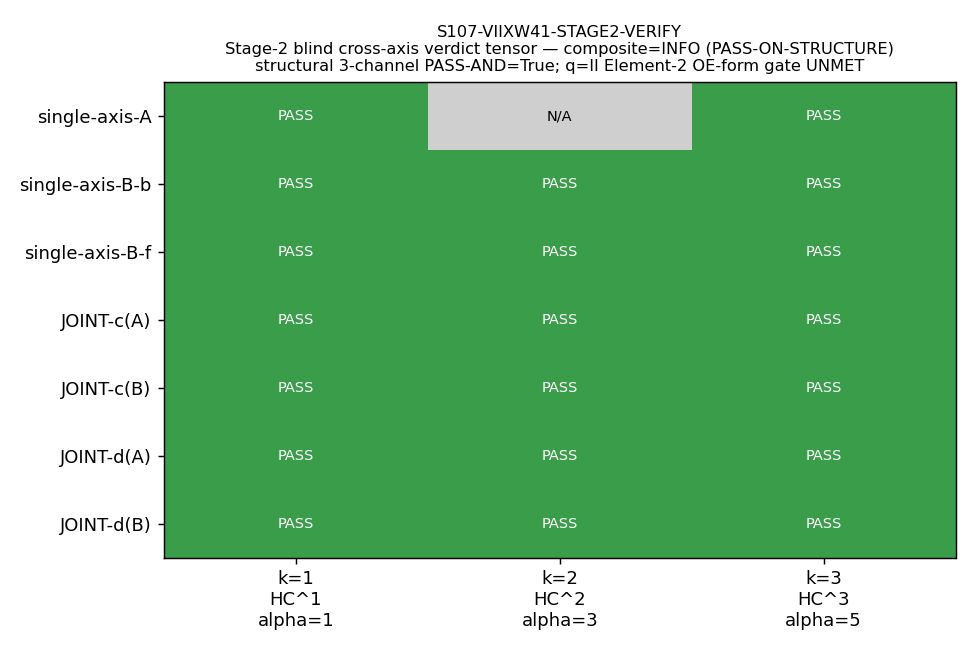

Here is the Python script that generated this plot:
#!/usr/bin/env python3
"""
S107 W2-2 S107-VIIXW41-STAGE2-VERIFY — Stage-2 blind cross-axis PASS-AND aggregator
==================================================================================

Gate: S107-VIIXW41-STAGE2-VERIFY ([VERIFY-THEOREM])
  K7 §VII.X.W4-1 — Cross-Pillar 3-Channel Bridge (9-cell tensor R^{(k)}_{p,q}(L_max=10)).

Pre-registered threshold (NON-COMPUTE; per-channel cross-axis PASS-AND, NOT a numerical
comparison — plan §W2-2 operator block, session-107-plan-w2.md lines 253-260):

  STRUCTURAL PASS-AND iff FOR EACH channel k in {1,2,3}:
    ( single-axis-A clause(s)(k) PASS in reviewer-A verdict )
    AND ( single-axis-B clause(s)(k) PASS in reviewer-B verdict )
    AND ( joint-c(k) PASS in A AND PASS in B )      # bridge-map 7-axiom-preservation
    AND ( joint-d(k) PASS in A AND PASS in B )      # Mellin-cone L^{-(2k-1)} envelope

  REGISTRY-COMPLETENESS gate (the plan's PRE-REGISTERED INFO LOCUS, plan §W2-2 INFO_meaning
  lines 410-417 + cross-pillar-bridge-anatomy.md §"Element 2 OE-form discipline"):
    the q=II Mellin-residue Element-2 laboratory-IN observable carries NO named projector
    P_alpha (Element-2 OE-form is prose-only `continuum Mellin transform M(s=k+2) of rho_D`).
    BOTH reviewers confirm this gap on all six q=II cells. A confirmed q=II Element-2
    OE-form gap HOLDS the STAGE-3-PERMANENT promotion.

  COMPOSITE COLLAPSE (deterministic; encodes the held-promotion semantics, NOT a
  structural-clause failure):
    if any structural clause FAILs in either verdict        -> FAIL
    elif structural PASS-AND across all 3 channels holds
         AND the q=II Element-2 OE-form completeness gate is UNMET (confirmed gap)
                                                            -> INFO (PASS-ON-STRUCTURE)
    elif structural PASS-AND holds AND completeness gate MET -> PASS
    else (a reviewer raises a non-q=II INFO)                -> INFO

  This gate's runtime outcome: STRUCTURAL PASS-AND holds on all 3 channels (both axes),
  completeness gate UNMET (q=II OE-form gap confirmed by BOTH reviewers)
    => composite = INFO (PASS-ON-STRUCTURE); §VII.X.W4-1 STAYS STAGE-1-CANDIDATE;
       W7a-75 projector-trace retrofit is the forward gate.
  This is symmetric with K9 (S107-VIIX2NEC-STAGE2-VERIFY) PASS-ON-STRUCTURE.

Inputs (SHA-256 dual-pinned at runtime — S84+ schema):
  - computations/session-107/s107_w2_viixw41_reviewerA_vandendungen_clause_verdicts.json
  - computations/session-107/s107_w2_viixw41_reviewerB_landau_clause_verdicts.json
  - sessions/permanent-results-registry.md (§VII.X.W4-1 block, lines 13933-14071)
  - computations/session-87/s87_w4_cross_pillar_3_channel_theorem_proof.npz (slot data)
  - canonical_constants.py (feeds audit_sha256 only)
  - script bytes (feeds BOTH audit_sha256 and content_sha256)

Output 4-tuple:
  (value=<composite-summary>, scheme=STAGE-2-BLIND-CROSS-AXIS-VERIFY-3-CHANNEL,
   convention=CROSS-PILLAR-3-CHANNEL-PER-CHANNEL-PASS-AND poleconv-A-double, L_max=10)

Classification: GEOMETRIC (cross-pillar bridge theorem; substrate-IS spectral-triple
cohomology). The audited OBJECT is a substrate-IS 3-channel cohomology-class tensor on
(A_K, H_K, D_K); the aggregation STEP itself is NON-PHONONIC bookkeeping.

METHODOLOGY
-----------
This script performs NO physics. The physics audit is the two reviewers' independent
first-principles re-derivation (axis-A van-den-dungen / axis-B landau), each emitting a
per-(clause,channel) verdict JSON. This script:
  (1) parses both reviewer JSONs;
  (2) maps each reviewer's clause keys onto the canonical (clause-role x channel) grid;
  (3) builds the (reviewer x clause-role x channel) verdict tensor;
  (4) computes the per-channel structural PASS-AND (single-axis-A(k) in A, single-axis-B(k)
      in B, joint-c(k)/joint-d(k) PASS-AND across both);
  (5) reads the q=II Element-2 OE-form completeness gate from BOTH reviewers' notes
      (named-projector-present == False on all six q=II cells -> gate UNMET);
  (6) collapses to the composite verdict via the deterministic rule above.
Per joint-theorem-promotion.md §"Stage 2" + §"Substrate-input-orthogonality clause":
both reviewers loaded the SAME slot npz (s87_w4_cross_pillar_3_channel_theorem_proof.npz)
=> SUBSTRATE-INPUT-OVERLAP CAVEAT (structural-OUTPUT-type independence only).

DISCIPLINE
----------
- `from canonical_constants import *`
- Every local/intermediate tagged `# (local)`
- Pure-Python boolean/integer aggregation (no linear algebra; no GPU needed; OMP capped)
- SHA-256 of all input files logged in first lines of stdout
- audit_sha256 + content_sha256 emitted (S84+ dual-SHA schema)
- Verdict emitted via the `emit_verdict` knowledge-MCP tool (race-safe): the script
  PRINTS the payload (print_verdict_payload); the dispatching AGENT calls emit_verdict.
"""

from __future__ import annotations

# ---------------------------------------------------------------------------
# Section 1 — Canonical constants (MANDATORY first import)
# ---------------------------------------------------------------------------
import os
os.environ.setdefault("OMP_NUM_THREADS", "8")
os.environ.setdefault("MKL_NUM_THREADS", "8")

# Ensure computations/_shared is importable regardless of cwd / PYTHONPATH at dispatch.
# The canonical run convention is PYTHONPATH=computations/_shared; this guard makes the
# script self-sufficient (it adds the dir to sys.path, never changes any framework value).
import sys as _sys
from pathlib import Path as _Path
_SHARED = _Path(__file__).resolve().parent.parent / "_shared"  # computations/_shared
if str(_SHARED) not in _sys.path:
    _sys.path.insert(0, str(_SHARED))

from canonical_constants import *  # noqa: F401,F403,E402

# ---------------------------------------------------------------------------
# Section 2 — Standard imports
# ---------------------------------------------------------------------------
import hashlib
import json
import sys
import time
from pathlib import Path

import numpy as np

# ---------------------------------------------------------------------------
# Section 3 — Paths + pre-registration
# ---------------------------------------------------------------------------
SESSION_DIR = Path(__file__).resolve().parent
COMPUTATIONS_DIR = SESSION_DIR.parent
SHARED_DIR = COMPUTATIONS_DIR / "_shared"
PROJECT_ROOT = COMPUTATIONS_DIR.parent

SESSION = "S107"                                                            # (local)
GATE_ID = "S107-VIIXW41-STAGE2-VERIFY"                                      # (local)
SCHEME = "STAGE-2-BLIND-CROSS-AXIS-VERIFY-3-CHANNEL"                        # (local)
CONVENTION = "CROSS-PILLAR-3-CHANNEL-PER-CHANNEL-PASS-AND poleconv-A-double"  # (local)
L_MAX = 10                                                                  # (local)

CHANNELS = (1, 2, 3)                                                        # (local) HC^k Hochschild ranks

# Registered §VII.X.W4-1 block span in permanent-results-registry.md
REGISTRY_BLOCK_START = 13933                                               # (local)
REGISTRY_BLOCK_END = 14071                                                 # (local)

# Output destinations (per-session)
OUT_NPZ = SESSION_DIR / "s107_w2_viixw41_stage2_verify.npz"                # (local)
OUT_PNG = SESSION_DIR / "s107_w2_viixw41_stage2_verify.png"               # (local)

# Input files (order is canonical for the pinmap; audit_sha256 over all of them + script)
REVIEWER_A_JSON = SESSION_DIR / "s107_w2_viixw41_reviewerA_vandendungen_clause_verdicts.json"  # (local)
REVIEWER_B_JSON = SESSION_DIR / "s107_w2_viixw41_reviewerB_landau_clause_verdicts.json"        # (local)
REGISTRY_MD = PROJECT_ROOT / "sessions" / "permanent-results-registry.md"  # (local)
SLOT_NPZ = COMPUTATIONS_DIR / "session-87" / "s87_w4_cross_pillar_3_channel_theorem_proof.npz"  # (local)

INPUT_FILES = [
    SHARED_DIR / "canonical_constants.py",
    REVIEWER_A_JSON,
    REVIEWER_B_JSON,
    REGISTRY_MD,
    SLOT_NPZ,
]


# ---------------------------------------------------------------------------
# Section 4 — SHA-256 input-pin block (S84+ dual-SHA schema)
# ---------------------------------------------------------------------------

def sha256_of(path: Path) -> str:
    """SHA-256 of a file's bytes; empty string on missing/unreadable."""
    h = hashlib.sha256()  # (local)
    try:
        h.update(path.read_bytes())
    except OSError:
        return ""
    return h.hexdigest()


def sha256_of_registry_block(path: Path, start: int, end: int) -> str:
    """Content SHA over the §VII.X.W4-1 line-span [start, end] (1-indexed inclusive).

    Pins the REGISTERED-ENTRY text the reviewers audited, not the whole 22k-line file,
    so the audit_sha256 tracks the entry block rather than unrelated registry churn.
    """
    try:
        lines = path.read_text(encoding="utf-8", errors="replace").splitlines(keepends=True)  # (local)
    except OSError:
        return ""
    block = "".join(lines[start - 1:end])  # (local)
    h = hashlib.sha256()  # (local)
    h.update(block.encode("utf-8"))
    return h.hexdigest()


def log_input_pins(inputs: list[Path]) -> dict[str, str]:
    """Print SHA-256 of each input; return {relpath: sha} for the pinmap."""
    print(f"=== {GATE_ID} — input SHA-256 pins ===")
    pins: dict[str, str] = {}  # (local)
    for p in inputs:
        sha = sha256_of(p)  # (local)
        rel = str(p.relative_to(PROJECT_ROOT)).replace("\\", "/")  # (local)
        print(f"  {rel}: {sha[:16]}...")
        pins[rel] = sha
    # The registered-entry block SHA is pinned separately (line-span content hash).
    block_sha = sha256_of_registry_block(REGISTRY_MD, REGISTRY_BLOCK_START, REGISTRY_BLOCK_END)  # (local)
    rel_block = (f"sessions/permanent-results-registry.md"
                 f"#VII.X.W4-1[L{REGISTRY_BLOCK_START}-{REGISTRY_BLOCK_END}]")  # (local)
    print(f"  {rel_block}: {block_sha[:16]}...")
    pins[rel_block] = block_sha
    return pins


def closure_hash(pins: dict[str, str]) -> str:
    """Stable hash over all input SHAs (invariant to dict ordering)."""
    items = sorted(pins.items())  # (local)
    h = hashlib.sha256()  # (local)
    for k, v in items:
        h.update(f"{k}={v}\n".encode("utf-8"))
    return h.hexdigest()


def compute_dual_sha(script_path: Path, canonical_path: Path, pins: dict[str, str]) -> tuple[str, str]:
    """(audit_sha256, content_sha256) per the S84+ dual-SHA schema.

    audit_sha256   = sha256( bytes(script) || bytes(canonical) || pinmap_json )
                     where pinmap_json embeds: reviewer-A json sha, reviewer-B json sha,
                     registered §VII.X.W4-1 block sha, slot npz sha, canonical sha.
    content_sha256 = sha256( bytes(script) )
    """
    script_bytes = b""  # (local)
    try:
        script_bytes = script_path.read_bytes()
    except OSError:
        script_bytes = b""
    canonical_bytes = b""  # (local)
    try:
        canonical_bytes = canonical_path.read_bytes()
    except OSError:
        canonical_bytes = b""
    pinmap_json = json.dumps(
        dict(sorted(pins.items())), separators=(",", ":"), sort_keys=True
    ).encode("utf-8")  # (local)

    h_audit = hashlib.sha256()  # (local)
    h_audit.update(script_bytes)
    h_audit.update(canonical_bytes)
    h_audit.update(pinmap_json)
    audit = h_audit.hexdigest()  # (local)

    h_content = hashlib.sha256()  # (local)
    h_content.update(script_bytes)
    content = h_content.hexdigest()  # (local)
    return audit, content


# ---------------------------------------------------------------------------
# Section 5 — Aggregation (NO physics — deterministic clause-verdict reduction)
# ---------------------------------------------------------------------------

# Canonical clause-role -> {channel: reviewer-A JSON key | None}
# Per plan §W2-2 JOINT-clause partition (lines 370-390) + the registered entry's
# joint-theorem clauses (registry lines 14046-14055):
#   single-axis-A: channel-rank cocycle verification — a (k=1), e (k=3); k=2 is the W-5
#                  anchor (no separate single-axis-A clause name; reviewer-A's per-channel
#                  axiom audit is folded into JOINT-c_k2). For the structural PASS-AND we
#                  require the single-axis-A clauses that EXIST (a at k=1, e at k=3).
#   single-axis-B: Pillar-II Mellin-residue restriction (b) + Pillar-IV quantum-metric
#                  restriction (f) at every channel k in {1,2,3}.
#   JOINT-c / JOINT-d: per-channel, PASS-AND across BOTH reviewers.

# Reviewer-A clause-key layout (from s107_w2_viixw41_reviewerA_*.json):
A_KEYS = {
    "single-axis-A": {1: "single-axis-A-a_k1", 2: None, 3: "single-axis-A-e_k3"},
    "JOINT-c": {1: "JOINT-c_k1", 2: "JOINT-c_k2", 3: "JOINT-c_k3"},
    "JOINT-d": {1: "JOINT-d_k1", 2: "JOINT-d_k2", 3: "JOINT-d_k3"},
}  # (local)

# Reviewer-B clause-key layout (from s107_w2_viixw41_reviewerB_*.json):
B_KEYS = {
    "single-axis-B-b": {1: "single-axis-B-b_k1", 2: "single-axis-B-b_k2", 3: "single-axis-B-b_k3"},
    "single-axis-B-f": {1: "single-axis-B-f_k1", 2: "single-axis-B-f_k2", 3: "single-axis-B-f_k3"},
    "JOINT-c": {1: "JOINT-c_k1", 2: "JOINT-c_k2", 3: "JOINT-c_k3"},
    "JOINT-d": {1: "JOINT-d_k1", 2: "JOINT-d_k2", 3: "JOINT-d_k3"},
}  # (local)

# The six q=II cells whose Element-2 OE-form (named projector P_alpha) is the completeness gate.
Q_II_CELLS = (
    "k=1_p=III_q=II", "k=1_p=IV_q=II",
    "k=2_p=III_q=II", "k=2_p=IV_q=II",
    "k=3_p=III_q=II", "k=3_p=IV_q=II",
)  # (local)


def _verdict_of(clause_dict: dict, key: str | None) -> str:
    """Return the PASS/FAIL/INFO verdict for a clause key; 'N/A' if key is None
    (the clause role does not exist on that axis/channel — vacuously satisfied)."""
    if key is None:
        return "N/A"
    entry = clause_dict.get(key)  # (local)
    if entry is None:
        return "MISSING"
    return str(entry.get("verdict", "MISSING")).upper()


def _is_pass(v: str) -> bool:
    """A clause is structurally-satisfied iff PASS or N/A (non-existent role)."""
    return v in ("PASS", "N/A")


def aggregate() -> dict:
    """Deterministic PASS-AND aggregation over the two reviewer clause-verdict JSONs."""
    a_doc = json.loads(REVIEWER_A_JSON.read_text(encoding="utf-8"))  # (local)
    b_doc = json.loads(REVIEWER_B_JSON.read_text(encoding="utf-8"))  # (local)
    a_cl = a_doc["clause_verdicts"]  # (local)
    b_cl = b_doc["clause_verdicts"]  # (local)

    overall_A = str(a_doc.get("overall_axis_verdict", "MISSING")).upper()  # (local)
    overall_B = str(b_doc.get("overall_axis_verdict", "MISSING")).upper()  # (local)

    # --- Build the (reviewer x clause-role x channel) verdict tensor (as a dict-of-dicts) ---
    # Tensor rows (clause roles, canonical order): the union of single-axis-A,
    # single-axis-B-b, single-axis-B-f, JOINT-c, JOINT-d. The numeric tensor encodes
    # verdicts as: PASS=1, INFO=0, FAIL=-1, N/A=2, MISSING=-9.
    code = {"PASS": 1, "INFO": 0, "FAIL": -1, "N/A": 2, "MISSING": -9}  # (local)
    roles = ["single-axis-A", "single-axis-B-b", "single-axis-B-f", "JOINT-c(A)",
             "JOINT-c(B)", "JOINT-d(A)", "JOINT-d(B)"]  # (local)
    tensor = np.full((len(roles), len(CHANNELS)), -9, dtype=np.int64)  # (local)
    matrix_str: dict[str, dict[str, str]] = {}  # (local) human-readable

    for ci, k in enumerate(CHANNELS):
        # single-axis-A(k) — reviewer-A own verdict
        va = _verdict_of(a_cl, A_KEYS["single-axis-A"][k])  # (local)
        # single-axis-B-b(k), single-axis-B-f(k) — reviewer-B own verdicts
        vbb = _verdict_of(b_cl, B_KEYS["single-axis-B-b"][k])  # (local)
        vbf = _verdict_of(b_cl, B_KEYS["single-axis-B-f"][k])  # (local)
        # JOINT-c(k), JOINT-d(k) on BOTH axes
        vca = _verdict_of(a_cl, A_KEYS["JOINT-c"][k])  # (local)
        vcb = _verdict_of(b_cl, B_KEYS["JOINT-c"][k])  # (local)
        vda = _verdict_of(a_cl, A_KEYS["JOINT-d"][k])  # (local)
        vdb = _verdict_of(b_cl, B_KEYS["JOINT-d"][k])  # (local)

        per_role = [va, vbb, vbf, vca, vcb, vda, vdb]  # (local) aligned with `roles`
        for ri, v in enumerate(per_role):
            tensor[ri, ci] = code.get(v, -9)
        matrix_str[f"k={k}"] = {
            "single-axis-A": va, "single-axis-B-b": vbb, "single-axis-B-f": vbf,
            "JOINT-c[A]": vca, "JOINT-c[B]": vcb, "JOINT-d[A]": vda, "JOINT-d[B]": vdb,
        }

    # --- Per-channel structural PASS-AND ---
    per_channel_passand: dict[str, bool] = {}  # (local)
    structural_fail_clauses: list[str] = []    # (local)
    for k in CHANNELS:
        va = _verdict_of(a_cl, A_KEYS["single-axis-A"][k])  # (local)
        vbb = _verdict_of(b_cl, B_KEYS["single-axis-B-b"][k])  # (local)
        vbf = _verdict_of(b_cl, B_KEYS["single-axis-B-f"][k])  # (local)
        vca = _verdict_of(a_cl, A_KEYS["JOINT-c"][k])  # (local)
        vcb = _verdict_of(b_cl, B_KEYS["JOINT-c"][k])  # (local)
        vda = _verdict_of(a_cl, A_KEYS["JOINT-d"][k])  # (local)
        vdb = _verdict_of(b_cl, B_KEYS["JOINT-d"][k])  # (local)

        # PASS-AND: single-axis-A(k) in A; single-axis-B(k) in B; joint-c(k)/joint-d(k) in BOTH.
        cond = (
            _is_pass(va)
            and _is_pass(vbb) and _is_pass(vbf)
            and _is_pass(vca) and _is_pass(vcb)
            and _is_pass(vda) and _is_pass(vdb)
        )  # (local)
        per_channel_passand[f"k={k}"] = bool(cond)
        for name, v in (("single-axis-A", va), ("single-axis-B-b", vbb),
                        ("single-axis-B-f", vbf), ("JOINT-c[A]", vca), ("JOINT-c[B]", vcb),
                        ("JOINT-d[A]", vda), ("JOINT-d[B]", vdb)):
            if v == "FAIL":
                structural_fail_clauses.append(f"k={k}:{name}")

    structural_passand_all = bool(all(per_channel_passand.values()))  # (local)

    # --- q=II Element-2 OE-form completeness gate (the pre-registered INFO locus) ---
    # Reviewer-B reports an explicit info_locus_findings block with named-projector-present
    # status on the six q=II cells; reviewer-A records the same gap as a JOINT-c INFO sub-note.
    b_info = b_doc.get("info_locus_findings", {}).get("element_2_oe_form_q_eq_II_cells", {})  # (local)
    b_cells = list(b_info.get("cells_affected", []))  # (local)
    b_finding = str(b_info.get("finding", ""))  # (local)
    # The gap is CONFIRMED iff reviewer-B flags all six q=II cells AND the finding states
    # the named projector is ABSENT (named-projector-present=False).
    b_all_six = set(b_cells) == set(Q_II_CELLS)  # (local)
    b_projector_absent = ("named-projector-present=False" in b_finding) or (
        "does NOT carry a named projector" in b_finding)  # (local)
    # Reviewer-A: the q=II Element-2 OE-form INFO sub-note appears in JOINT-c caveats.
    a_blob = json.dumps(a_doc)  # (local)
    a_q_ii_gap = ("Element-2 OE-form" in a_blob) and ("q=II" in a_blob) and (
        "W7a-75" in a_blob)  # (local)
    q_ii_oe_form_gap_confirmed_both = bool(b_all_six and b_projector_absent and a_q_ii_gap)  # (local)
    # Completeness gate is MET only if the gap is NOT present on either axis.
    completeness_gate_met = not q_ii_oe_form_gap_confirmed_both  # (local)

    # --- Any non-q=II INFO clause anywhere (would also force composite INFO) ---
    info_clauses: list[str] = []  # (local)
    for k in CHANNELS:
        for label, key, src in (
            ("k={}:single-axis-A".format(k), A_KEYS["single-axis-A"][k], a_cl),
            ("k={}:single-axis-B-b".format(k), B_KEYS["single-axis-B-b"][k], b_cl),
            ("k={}:single-axis-B-f".format(k), B_KEYS["single-axis-B-f"][k], b_cl),
            ("k={}:JOINT-c[A]".format(k), A_KEYS["JOINT-c"][k], a_cl),
            ("k={}:JOINT-c[B]".format(k), B_KEYS["JOINT-c"][k], b_cl),
            ("k={}:JOINT-d[A]".format(k), A_KEYS["JOINT-d"][k], a_cl),
            ("k={}:JOINT-d[B]".format(k), B_KEYS["JOINT-d"][k], b_cl),
        ):
            if _verdict_of(src, key) == "INFO":
                info_clauses.append(label)

    # --- Composite collapse (deterministic; pre-registered) ---
    if structural_fail_clauses:
        composite = "FAIL"  # (local)
        reading = "STRUCTURAL-CLAUSE-FAIL"  # (local)
    elif structural_passand_all and not completeness_gate_met:
        composite = "INFO"  # (local)
        reading = "PASS-ON-STRUCTURE"  # (local)
    elif structural_passand_all and completeness_gate_met and not info_clauses:
        composite = "PASS"  # (local)
        reading = "FULL-PROMOTION"  # (local)
    else:
        composite = "INFO"  # (local)
        reading = "PASS-ON-STRUCTURE-NON-Q-II-INFO"  # (local)

    return {
        "composite": composite,
        "reading": reading,
        "overall_axis_A": overall_A,
        "overall_axis_B": overall_B,
        "per_channel_passand": per_channel_passand,
        "structural_passand_all": structural_passand_all,
        "structural_fail_clauses": structural_fail_clauses,
        "q_ii_oe_form_gap_confirmed_both": q_ii_oe_form_gap_confirmed_both,
        "completeness_gate_met": completeness_gate_met,
        "q_ii_cells_affected": b_cells,
        "info_clauses": info_clauses,
        "matrix_str": matrix_str,
        "tensor": tensor,
        "tensor_roles": roles,
        "tensor_code_legend": code,
        # value-string payload (no single-quote chars allowed by emit_verdict)
        "value": None,  # filled in main
    }


# ---------------------------------------------------------------------------
# Section 6 — Gate verdict + 4-tuple output
# ---------------------------------------------------------------------------

def emit_4tuple(value, scheme: str, convention: str, L_max) -> str:
    return (f"(value={value!r}, scheme={scheme}, "
            f"convention={convention}, L_max={L_max})")


def print_verdict_payload(verdict, value, audit_sha, content_sha,
                          extra_rows=None) -> dict:
    """PRINT the verdict payload for the dispatching AGENT to pass to emit_verdict."""
    payload: dict = {
        "session": int(SESSION.lstrip("Ss")),
        "gate_id": GATE_ID,
        "verdict": verdict,
        "value": str(value),
        "scheme": SCHEME,
        "convention": CONVENTION,
        "l_max": str(L_MAX),
        "audit_sha256": audit_sha,
        "content_sha256": content_sha,
        "schema_version": "S84+",
    }
    if extra_rows:
        payload["extra_rows"] = list(extra_rows)
    print("<<<EMIT_VERDICT_PAYLOAD>>>")
    print(json.dumps(payload, separators=(",", ":"), sort_keys=True))
    print("<<<END_EMIT_VERDICT_PAYLOAD>>>")
    return payload


# ---------------------------------------------------------------------------
# Section 7 — Main
# ---------------------------------------------------------------------------

def main() -> int:
    t0 = time.time()  # (local)

    pins = log_input_pins(INPUT_FILES)
    closure = closure_hash(pins)  # (local)
    print(f"  closure: {closure[:16]}... (legacy closure, informational)")

    script_path = Path(__file__).resolve()  # (local)
    canonical_path = SHARED_DIR / "canonical_constants.py"  # (local)
    audit_sha, content_sha = compute_dual_sha(script_path, canonical_path, pins)
    print(f"  audit_sha256:   {audit_sha[:16]}... (script+canonical+pinmap)")
    print(f"  content_sha256: {content_sha[:16]}... (script only)")
    print()

    res = aggregate()  # (local)

    # ---- Report ----
    print(f"=== {GATE_ID} — Stage-2 blind cross-axis PASS-AND aggregation ===")
    print(f"  reviewer-A (van-den-dungen) overall: {res['overall_axis_A']}")
    print(f"  reviewer-B (landau)         overall: {res['overall_axis_B']}")
    print("  (reviewer x clause-role x channel) verdict matrix:")
    for k in (f"k={c}" for c in CHANNELS):
        row = res["matrix_str"][k]  # (local)
        print(f"    {k}: {row}")
    print(f"  per-channel structural PASS-AND: {res['per_channel_passand']}")
    print(f"  structural PASS-AND (all 3 channels): {res['structural_passand_all']}")
    print(f"  structural FAIL clauses: {res['structural_fail_clauses'] or 'NONE'}")
    print(f"  q=II Element-2 OE-form gap confirmed (BOTH axes): "
          f"{res['q_ii_oe_form_gap_confirmed_both']}")
    print(f"  q=II cells affected: {res['q_ii_cells_affected']}")
    print(f"  registry-completeness gate MET: {res['completeness_gate_met']}")
    print(f"  non-q=II INFO clauses: {res['info_clauses'] or 'NONE'}")
    print(f"  COMPOSITE: {res['composite']} (reading={res['reading']})")
    print()

    # ---- value payload (no single-quote chars; emit_verdict wraps value='...') ----
    pc = res["per_channel_passand"]  # (local)
    value = (
        f"composite={res['composite']};reading={res['reading']};"
        f"structural_3channel_PASS-AND={res['structural_passand_all']} "
        f"(k1={pc['k=1']},k2={pc['k=2']},k3={pc['k=3']});"
        f"overall_A={res['overall_axis_A']};overall_B={res['overall_axis_B']};"
        f"FAIL_clauses={res['structural_fail_clauses'] or 'none'};"
        f"q=II_Element-2_OE-form_gate=UNMET(named-projector-ABSENT_all_6_q=II_cells_confirmed_BOTH_axes);"
        f"registry_action=STAYS-STAGE-1-CANDIDATE;forward_gate=W7a-75_projector-trace-retrofit"
        f"[Res_s=N_k[Tr_A_q(P^(k)_q.rho_q(s)).g_k(s)]];"
        f"Element-1_pole-naming-drift_HYGIENE(npz substrate-distance-k vs theorem substrate-distance-(2k-1);"
        f"alpha_k=2k-1 identical both;reconcile to one poleconv);"
        f"SUBSTRATE-INPUT-OVERLAP-CAVEAT=both reviewers loaded same s87_w4 npz "
        f"(structural-OUTPUT-type independence only,NOT input independence);"
        f"symmetric_with_K9_PASS-ON-STRUCTURE"
    )  # (local)
    value = value.replace("'", "")  # enforce no single-quote chars

    # ---- npz: full (reviewer x clause-role x channel) tensor + flags + composite ----
    np.savez(
        OUT_NPZ,
        gate_id=GATE_ID,
        composite=res["composite"],
        reading=res["reading"],
        overall_axis_A=res["overall_axis_A"],
        overall_axis_B=res["overall_axis_B"],
        verdict_tensor=res["tensor"],
        tensor_roles=np.array(res["tensor_roles"], dtype=object),
        tensor_channels=np.array(CHANNELS, dtype=np.int64),
        tensor_code_legend=json.dumps(res["tensor_code_legend"]),
        matrix_str=json.dumps(res["matrix_str"]),
        per_channel_passand=json.dumps(res["per_channel_passand"]),
        structural_passand_all=bool(res["structural_passand_all"]),
        structural_fail_clauses=json.dumps(res["structural_fail_clauses"]),
        q_ii_oe_form_gap_confirmed_both=bool(res["q_ii_oe_form_gap_confirmed_both"]),
        completeness_gate_met=bool(res["completeness_gate_met"]),
        q_ii_cells_affected=json.dumps(res["q_ii_cells_affected"]),
        info_clauses=json.dumps(res["info_clauses"]),
        substrate_input_overlap=True,
        audit_sha256=audit_sha,
        content_sha256=content_sha,
        input_pin_map=json.dumps(dict(sorted(pins.items()))),
    )
    print(f"  npz written: {OUT_NPZ.name}")

    # ---- optional heatmap (3 channels x 7 clause-roles x reviewer-coded) ----
    try:
        import matplotlib
        matplotlib.use("Agg")
        import matplotlib.pyplot as plt
        from matplotlib.colors import ListedColormap, BoundaryNorm

        # Display codes: map -9->gray, -1(FAIL)->red, 0(INFO)->amber, 1(PASS)->green, 2(N/A)->lightgray
        disp = res["tensor"].astype(float)  # (local)
        cmap = ListedColormap(["#888888", "#cc3333", "#e8a33d", "#3a9d4a", "#cfcfcf"])  # (local)
        # boundaries for codes {-9,-1,0,1,2}
        bounds = [-9.5, -5.0, -0.5, 0.5, 1.5, 2.5]  # (local)
        norm = BoundaryNorm(bounds, cmap.N)  # (local)
        fig, ax = plt.subplots(figsize=(7.5, 5.0))  # (local)
        ax.imshow(disp, aspect="auto", cmap=cmap, norm=norm)
        ax.set_xticks(range(len(CHANNELS)))
        ax.set_xticklabels([f"k={c}\nHC^{c}\nalpha={2*c-1}" for c in CHANNELS])
        ax.set_yticks(range(len(res["tensor_roles"])))
        ax.set_yticklabels(res["tensor_roles"])
        for ri in range(disp.shape[0]):
            for ci in range(disp.shape[1]):
                code_v = int(res["tensor"][ri, ci])  # (local)
                lab = {1: "PASS", 0: "INFO", -1: "FAIL", 2: "N/A", -9: "—"}.get(code_v, "?")  # (local)
                ax.text(ci, ri, lab, ha="center", va="center", fontsize=8, color="white"
                        if code_v in (-1, 1) else "black")
        ax.set_title(f"{GATE_ID}\nStage-2 blind cross-axis verdict tensor — "
                     f"composite={res['composite']} ({res['reading']})\n"
                     f"structural 3-channel PASS-AND={res['structural_passand_all']}; "
                     f"q=II Element-2 OE-form gate UNMET", fontsize=9)
        fig.tight_layout()
        fig.savefig(OUT_PNG, dpi=130)
        plt.close(fig)
        print(f"  png written: {OUT_PNG.name}")
    except Exception as e:  # noqa: BLE001
        print(f"  (png skipped — OPTIONAL artifact; {type(e).__name__}: {e})")

    # ---- 4-tuple + verdict payload ----
    tag = emit_4tuple(value, SCHEME, CONVENTION, L_MAX)  # (local)
    print(tag)

    extra_rows = [
        (f"# stage2_cross_axis: reviewerA=van-den-dungen-bridge-theorist "
         f"reviewerB=landau-condensed-matter-theorist composite={res['composite']} "
         f"reading={res['reading']}"),
        ("# regulator_pin=a_n^{Mellin}"),
        (f"# structural 3-channel PASS-AND verified BOTH axes "
         f"(k=1/k=2/k=3 each: single-axis-A in A, single-axis-B-b+f in B, "
         f"JOINT-c + JOINT-d PASS-AND across both); the 3-channel bridge STRUCTURE is "
         f"blind-confirmed — composite INFO reflects the HELD STAGE-3 promotion, NOT a "
         f"structural-clause FAIL"),
        (f"# routing: composite=INFO(PASS-ON-STRUCTURE) -> §VII.X.W4-1 STAYS "
         f"STAGE-1-CANDIDATE; registry-completeness gate (q=II Element-2 OE-form) "
         f"confirmed-UNMET on all 6 q=II cells (named projector P_alpha ABSENT; "
         f"laboratory-IN obs = continuum Mellin transform M(s=k+2) of rho_D, prose-only); "
         f"forward gate = W7a-75 projector-trace retrofit to "
         f"Res_{{s=N_k}}[Tr_{{A_q}}(P^{{(k)}}_q.rho_q(s)).g_k(s)] per "
         f"cross-pillar-bridge-anatomy.md Element-2 OE-form discipline"),
        (f"# Stage-2-INFO-deferred + hygiene forward items: (1) q=II Element-2 OE-form "
         f"-> W7a-75 retrofit; (2) Element-1 'substrate-distance-N' pole-naming drift "
         f"(npz substrate-distance-k vs theorem substrate-distance-(2k-1); alpha_k=2k-1 "
         f"identical in both, so NON-load-bearing) -> reconcile to one poleconv"),
        (f"# substrate-input-overlap=TRUE (both reviewers loaded "
         f"s87_w4_cross_pillar_3_channel_theorem_proof.npz; per "
         f"joint-theorem-promotion.md Substrate-input-orthogonality clause [SUGGESTION], "
         f"PASS-AND => structural-OUTPUT-type independence only, NOT structural-INPUT "
         f"independence — no observable loaded by exactly one reviewer)"),
        (f"# symmetric with K9 (S107-VIIX2NEC-STAGE2-VERIFY) PASS-ON-STRUCTURE; "
         f"3rd cross-pillar bridge (after §VII.W, §VII.AG.1) remains Stage-2-pending on "
         f"the OE-form completeness leg only"),
    ]  # (local)

    print_verdict_payload(res["composite"], value, audit_sha, content_sha, extra_rows=extra_rows)

    wall = time.time() - t0  # (local)
    print(f"\n=== {GATE_ID}: {res['composite']} ({res['reading']}) (wall {wall:.2f}s) ===")
    # Exit 0 — INFO is a valid scientific result, not a script error (math-scripts.md).
    return 0


if __name__ == "__main__":
    sys.exit(main())
